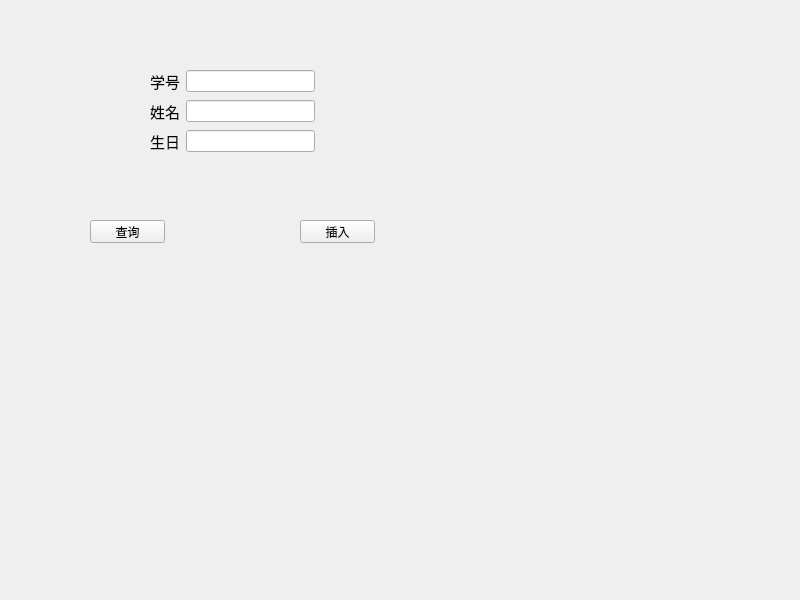
<?xml version="1.0" encoding="UTF-8"?>
<ui version="4.0">
 <class>Widget</class>
 <widget class="QWidget" name="Widget">
  <property name="geometry">
   <rect>
    <x>0</x>
    <y>0</y>
    <width>800</width>
    <height>600</height>
   </rect>
  </property>
  <property name="windowTitle">
   <string>Widget</string>
  </property>
  <widget class="QWidget" name="layoutWidget">
   <property name="geometry">
    <rect>
     <x>150</x>
     <y>130</y>
     <width>165</width>
     <height>22</height>
    </rect>
   </property>
   <layout class="QHBoxLayout" name="horizontalLayout_2">
    <item>
     <widget class="QLabel" name="label_2">
      <property name="font">
       <font>
        <family>微软雅黑</family>
        <pointsize>11</pointsize>
       </font>
      </property>
      <property name="text">
       <string>生日</string>
      </property>
     </widget>
    </item>
    <item>
     <widget class="QLineEdit" name="lineEdit_2"/>
    </item>
   </layout>
  </widget>
  <widget class="QWidget" name="layoutWidget_2">
   <property name="geometry">
    <rect>
     <x>150</x>
     <y>100</y>
     <width>165</width>
     <height>22</height>
    </rect>
   </property>
   <layout class="QHBoxLayout" name="horizontalLayout_3">
    <item>
     <widget class="QLabel" name="label_3">
      <property name="font">
       <font>
        <family>微软雅黑</family>
        <pointsize>11</pointsize>
       </font>
      </property>
      <property name="text">
       <string>姓名</string>
      </property>
     </widget>
    </item>
    <item>
     <widget class="QLineEdit" name="nameLineEdit"/>
    </item>
   </layout>
  </widget>
  <widget class="QPushButton" name="findPushButton">
   <property name="geometry">
    <rect>
     <x>90</x>
     <y>220</y>
     <width>75</width>
     <height>23</height>
    </rect>
   </property>
   <property name="text">
    <string>查询</string>
   </property>
  </widget>
  <widget class="QPushButton" name="insertPushButton">
   <property name="geometry">
    <rect>
     <x>300</x>
     <y>220</y>
     <width>75</width>
     <height>23</height>
    </rect>
   </property>
   <property name="text">
    <string>插入</string>
   </property>
  </widget>
  <widget class="QWidget" name="layoutWidget">
   <property name="geometry">
    <rect>
     <x>150</x>
     <y>70</y>
     <width>165</width>
     <height>22</height>
    </rect>
   </property>
   <layout class="QHBoxLayout" name="horizontalLayout">
    <item>
     <widget class="QLabel" name="label">
      <property name="font">
       <font>
        <family>微软雅黑</family>
        <pointsize>11</pointsize>
       </font>
      </property>
      <property name="text">
       <string>学号</string>
      </property>
     </widget>
    </item>
    <item>
     <widget class="QLineEdit" name="idLineEdit"/>
    </item>
   </layout>
  </widget>
 </widget>
 <resources/>
 <connections/>
</ui>
